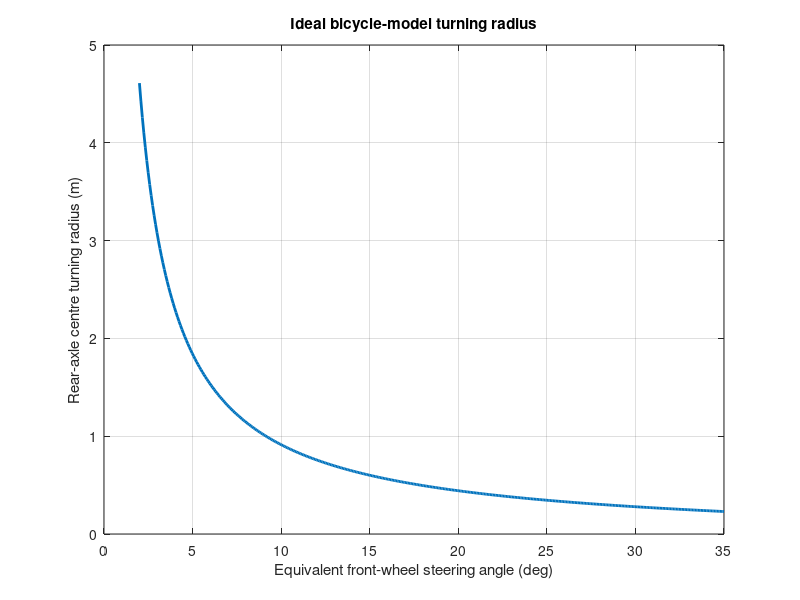

Write the MATLAB code that produced this figure. (Note: this script raises an error after producing the figure.)
%% Steering geometry and turning-radius screening

function steering_geometry()

clc; close all;
p = user_inputs();
validate_inputs(p);
outdir = fullfile(fileparts(mfilename('fullpath')), 'results');
if ~exist(outdir,'dir'), mkdir(outdir); end

% Ideal low-speed planar geometry; no tire slip, servo dynamics or compliance.
deltaDeg = linspace(p.minimumSteeringDeg,p.maximumSteeringDeg,400);
delta = deg2rad(deltaDeg);
R = p.wheelbase_m ./ tan(delta); % rear-axle midpoint to turn centre (m)
Rinner = R-p.track_m/2;
Router = R+p.track_m/2;
deltaInner = rad2deg(atan(p.wheelbase_m./Rinner));
deltaOuter = rad2deg(atan(p.wheelbase_m./Router));
yawRate = p.referenceSpeed_mps ./ R; % radians per second

% Requested servo-angle approximation: equivalent virtual-wheel steering angle.
chosenDeg = p.exampleSteeringDeg;
Rc = p.wheelbase_m/tand(chosenDeg);
innerC = atan2d(p.wheelbase_m,Rc-p.track_m/2);
outerC = atan2d(p.wheelbase_m,Rc+p.track_m/2);

% FIGURE 12: Geometry steering angle vs radius.
f=figure('Color','w','Position',[80 80 920 590]);
plot(deltaDeg,R,'LineWidth',2); grid on;
xlabel('Equivalent front-wheel steering angle (deg)');
ylabel('Rear-axle centre turning radius (m)');
title('Ideal bicycle-model turning radius');
xline(chosenDeg,'--','Example angle');
yline(Rc,'--',sprintf('R = %.3f m',Rc));
export_fig(f,fullfile(outdir,'12_turning_radius_vs_steering.png'));

% FIGURE 13: Ackermann angles, ideal theoretical axle geometries.
f=figure('Color','w','Position',[90 90 920 590]);
plot(deltaDeg,deltaInner,'LineWidth',2); hold on;
plot(deltaDeg,deltaOuter,'LineWidth',2);
plot(deltaDeg,deltaDeg,'k--','LineWidth',1);
hold off; grid on;
xlabel('Equivalent front-wheel steering angle (deg)');
ylabel('Physical front-wheel angle (deg)');
legend('Inner wheel (ideal)','Outer wheel (ideal)','Equivalent angle','Location','northwest');
title('Ideal Ackermann front-wheel steering angles');
export_fig(f,fullfile(outdir,'13_ackermann_angles.png'));

% FIGURE 14: XY trajectories for rear midpoint and ideal four wheels.
% Rear axle centre begins at origin facing +X; CCW left-turn trajectory.
theta = linspace(0,deg2rad(p.pathSweepDeg),500);
xRear=Rc*sin(theta);
yRear=Rc*(1-cos(theta));
% Rigid vehicle: local longitudinal offset x=L; lateral offset y=+/- track/2.
xRL = xRear - (p.track_m/2)*sin(theta);
yRL = yRear + (p.track_m/2)*cos(theta);
xRR = xRear + (p.track_m/2)*sin(theta);
yRR = yRear - (p.track_m/2)*cos(theta);
xFL = xRL + p.wheelbase_m*cos(theta);
yFL = yRL + p.wheelbase_m*sin(theta);
xFR = xRR + p.wheelbase_m*cos(theta);
yFR = yRR + p.wheelbase_m*sin(theta);
f=figure('Color','w','Position',[100 100 900 650]);
plot(xRear,yRear,'k--','LineWidth',2); hold on;
plot(xRL,yRL,'LineWidth',1.4); plot(xRR,yRR,'LineWidth',1.4);
plot(xFL,yFL,'LineWidth',1.4); plot(xFR,yFR,'LineWidth',1.4);
plot(0,Rc,'kx','MarkerSize',10,'LineWidth',2);
hold off; grid on; axis equal;
xlabel('Track-plane X (m)'); ylabel('Track-plane Y (m)');
legend('Rear midpoint','Rear left','Rear right','Front left','Front right','Turn centre','Location','bestoutside');
title(sprintf('Left turn at %.1f deg virtual steer',chosenDeg));
export_fig(f,fullfile(outdir,'14_ideal_wheel_paths.png'));

% FIGURE 15: sensitivity to future measurements of wheelbase and steering angle.
Lvals=linspace(p.wheelbase_m*(1-p.wheelbaseFraction),p.wheelbase_m*(1+p.wheelbaseFraction),100);
Avals=linspace(max(1,chosenDeg-p.angleVariationDeg),chosenDeg+p.angleVariationDeg,100);
[A,L] = meshgrid(Avals,Lvals);
Rgrid = L./tand(A);
f=figure('Color','w','Position',[110 110 920 620]);
imagesc(Avals,Lvals*1000,Rgrid); set(gca,'YDir','normal'); colorbar;
xlabel('Equivalent steering angle (deg)'); ylabel('Wheelbase (mm)');
title('Turning radius sensitivity to geometry');
export_fig(f,fullfile(outdir,'15_wheelbase_steering_sensitivity.png'));
end

function p=user_inputs()
% EDIT THESE PARAMETERS AFTER MEASURING YOUR NEW CHASSIS.
p.wheelbase_m = 0.161;        % USER-REPORTED new chassis wheelbase, 22 Oct 2026
p.track_m = 0.117;            % USER-REPORTED front track, 22 Oct 2026
p.minimumSteeringDeg = 2;     % virtual front-wheel steering
p.maximumSteeringDeg = 35;    % EXAMPLE exploration bound
p.exampleSteeringDeg = 20;    % EXAMPLE virtual steering, NOT servo horn angle
p.referenceSpeed_mps = 0.5;   % EXAMPLE ONLY
p.pathSweepDeg = 120;         % path visualization sweep
p.wheelbaseFraction = 0.20;   % +/-20 percent hypothetical tolerance exploration
p.angleVariationDeg = 8;      % +/-8 degree sensitivity exploration
end

function validate_inputs(p)
assert(p.wheelbase_m>0 && p.track_m>0,'Wheelbase and track must be positive.');
assert(p.minimumSteeringDeg>0 && p.maximumSteeringDeg<85 && ...
    p.minimumSteeringDeg<p.maximumSteeringDeg,'Steering bounds must be 0 < min < max < 85 deg.');
assert(p.exampleSteeringDeg>=p.minimumSteeringDeg && ...
    p.exampleSteeringDeg<=p.maximumSteeringDeg,'Example steering outside limits.');
assert(p.wheelbase_m/tand(p.maximumSteeringDeg)>p.track_m/2,...
    'Geometry invalid: inner-turn centre not outside half track.');
assert(p.referenceSpeed_mps>=0 && p.pathSweepDeg>0 && p.pathSweepDeg<=360,...
    'Invalid speed or sweep.');
assert(p.wheelbaseFraction>0 && p.wheelbaseFraction<1 && p.angleVariationDeg>0,...
    'Invalid sensitivity settings.');
end

function export_fig(f,path)
set(f,'PaperPositionMode','auto');
print(f,path,'-dpng','-r160');
end
